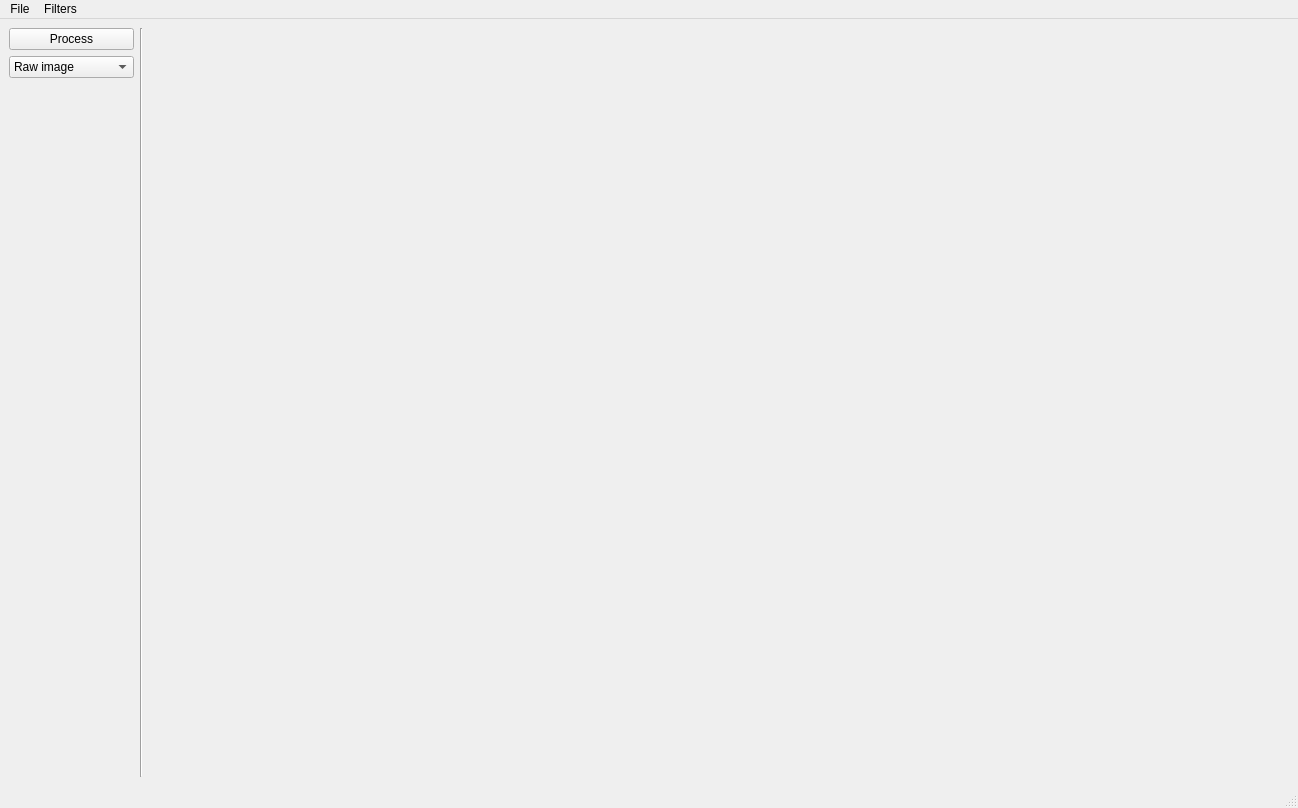
<?xml version="1.0" encoding="UTF-8"?>
<ui version="4.0">
 <class>MainWindow</class>
 <widget class="QMainWindow" name="MainWindow">
  <property name="geometry">
   <rect>
    <x>0</x>
    <y>0</y>
    <width>1298</width>
    <height>808</height>
   </rect>
  </property>
  <property name="acceptDrops">
   <bool>false</bool>
  </property>
  <property name="windowTitle">
   <string>Pornhub</string>
  </property>
  <property name="iconSize">
   <size>
    <width>24</width>
    <height>24</height>
   </size>
  </property>
  <widget class="QWidget" name="centralwidget">
   <layout class="QHBoxLayout" name="horizontalLayout">
    <item>
     <layout class="QGridLayout" name="gridLayout">
      <item row="2" column="0">
       <spacer name="verticalSpacer">
        <property name="orientation">
         <enum>Qt::Vertical</enum>
        </property>
        <property name="sizeHint" stdset="0">
         <size>
          <width>20</width>
          <height>40</height>
         </size>
        </property>
       </spacer>
      </item>
      <item row="0" column="0">
       <widget class="QPushButton" name="actProcess">
        <property name="text">
         <string>Process</string>
        </property>
        <property name="shortcut">
         <string>Ctrl+R</string>
        </property>
       </widget>
      </item>
      <item row="1" column="0">
       <widget class="QComboBox" name="comboBox">
        <item>
         <property name="text">
          <string>Raw image</string>
         </property>
        </item>
        <item>
         <property name="text">
          <string>Scaled image</string>
         </property>
        </item>
        <item>
         <property name="text">
          <string>Processed image</string>
         </property>
        </item>
       </widget>
      </item>
     </layout>
    </item>
    <item>
     <widget class="Line" name="line">
      <property name="orientation">
       <enum>Qt::Vertical</enum>
      </property>
     </widget>
    </item>
    <item>
     <spacer name="horizontalSpacer">
      <property name="orientation">
       <enum>Qt::Horizontal</enum>
      </property>
      <property name="sizeType">
       <enum>QSizePolicy::Minimum</enum>
      </property>
      <property name="sizeHint" stdset="0">
       <size>
        <width>20</width>
        <height>10</height>
       </size>
      </property>
     </spacer>
    </item>
    <item>
     <widget class="QLabel" name="imageLabel">
      <property name="sizePolicy">
       <sizepolicy hsizetype="Expanding" vsizetype="Expanding">
        <horstretch>0</horstretch>
        <verstretch>0</verstretch>
       </sizepolicy>
      </property>
      <property name="focusPolicy">
       <enum>Qt::WheelFocus</enum>
      </property>
      <property name="text">
       <string/>
      </property>
      <property name="pixmap">
       <pixmap>../../../Pictures/Dice.png</pixmap>
      </property>
      <property name="scaledContents">
       <bool>false</bool>
      </property>
     </widget>
    </item>
    <item>
     <widget class="QLabel" name="rawImageLabel">
      <property name="sizePolicy">
       <sizepolicy hsizetype="Expanding" vsizetype="Expanding">
        <horstretch>0</horstretch>
        <verstretch>0</verstretch>
       </sizepolicy>
      </property>
      <property name="text">
       <string/>
      </property>
      <property name="pixmap">
       <pixmap>../../../Pictures/Dice.png</pixmap>
      </property>
     </widget>
    </item>
    <item>
     <spacer name="horizontalSpacer_2">
      <property name="orientation">
       <enum>Qt::Horizontal</enum>
      </property>
      <property name="sizeType">
       <enum>QSizePolicy::Minimum</enum>
      </property>
      <property name="sizeHint" stdset="0">
       <size>
        <width>40</width>
        <height>20</height>
       </size>
      </property>
     </spacer>
    </item>
   </layout>
  </widget>
  <widget class="QMenuBar" name="menubar">
   <property name="geometry">
    <rect>
     <x>0</x>
     <y>0</y>
     <width>1298</width>
     <height>21</height>
    </rect>
   </property>
   <widget class="QMenu" name="menuFichier">
    <property name="title">
     <string>File</string>
    </property>
    <addaction name="actionOpen"/>
    <addaction name="separator"/>
    <addaction name="actionSave"/>
   </widget>
   <widget class="QMenu" name="menuFiltres">
    <property name="title">
     <string>Filters</string>
    </property>
    <widget class="QMenu" name="menuGaussien">
     <property name="title">
      <string>Gaussian</string>
     </property>
     <addaction name="actionAppliquer"/>
     <addaction name="separator"/>
     <addaction name="actionOptions"/>
    </widget>
    <addaction name="menuGaussien"/>
    <addaction name="actionCanny"/>
   </widget>
   <addaction name="menuFichier"/>
   <addaction name="menuFiltres"/>
  </widget>
  <widget class="QStatusBar" name="statusbar"/>
  <action name="actionCanny">
   <property name="text">
    <string>Canny</string>
   </property>
  </action>
  <action name="actionAppliquer">
   <property name="text">
    <string>Execute</string>
   </property>
  </action>
  <action name="actionOptions">
   <property name="text">
    <string>Options</string>
   </property>
  </action>
  <action name="actionSave">
   <property name="checkable">
    <bool>false</bool>
   </property>
   <property name="text">
    <string>Save</string>
   </property>
  </action>
  <action name="actionOpen">
   <property name="text">
    <string>Open</string>
   </property>
  </action>
 </widget>
 <resources/>
 <connections/>
</ui>
